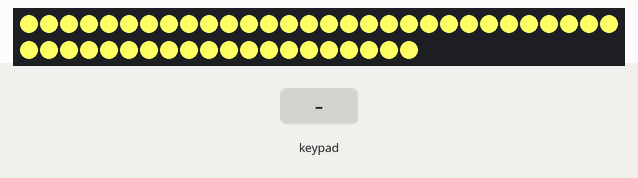
This sketch was run on a simulated Arduino Uno, built with avr-gcc and run on an emulated ATmega328P. Shown: 50 RGB LEDs in strip order, left to right, continuing on the next row. The inputs (shaded band) are chosen by the test bench.

Above: at 1.2 s.
1.3 s: key '#' pressed
At 1.55 s:
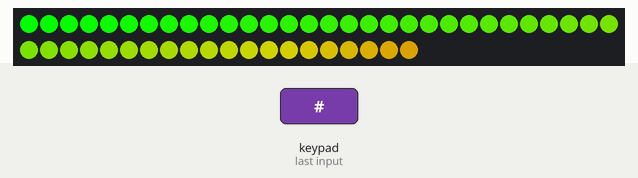
3.8 s: keypad keys 8 7 6 5 # pressed 0.4 s apart
At 4.86 s:
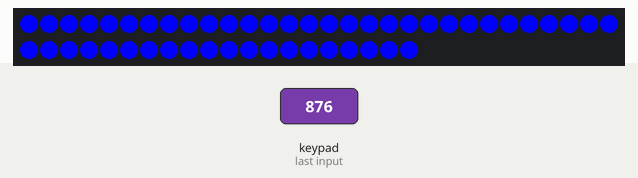
7.3 s: key '9' pressed
At 7.36 s:
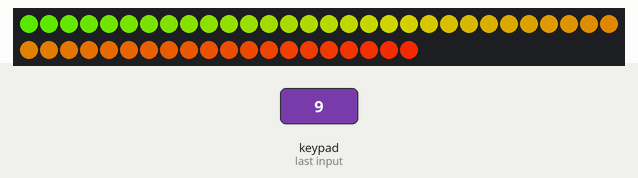
9.0 s: keypad keys 4 3 2 # pressed 0.4 s apart
At 10.79 s:
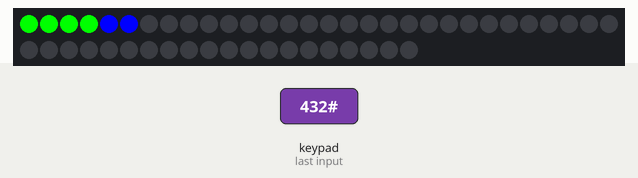
12.1 s: key '8' pressed
At 12.16 s:
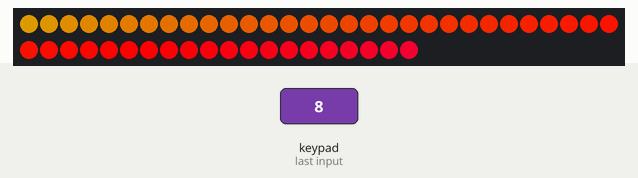
13.8 s: keypad keys 1 3 9 7 # pressed 0.4 s apart
At 17.8 s:
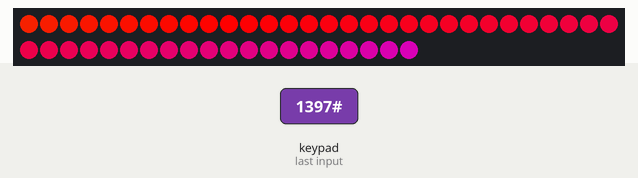

The sketch:

AmbiVogelhaus.ino
```cpp
#include <Adafruit_WS2801.h>
#include <Keypad.h>
#include <Key.h>

// Keyboard Definition
const byte ROWS = 4; //four rows
const byte COLS = 3; //three columns
char keys[ROWS][COLS] = {
  {'1','2','3'},
  {'4','5','6'},
  {'7','8','9'},
  {'*','0','#'}
};
byte rowPins[ROWS] = {8, 7, 6, 5}; //connect to the row pinouts of the keypad
byte colPins[COLS] = {4, 3, 2}; //connect to the column pinouts of the keypad

Keypad keypad = Keypad( makeKeymap(keys), rowPins, colPins, ROWS, COLS );


// LED Definition
int dataPin = 12;
int clockPin = 13;
char lastKey;
char nextKey;

Adafruit_WS2801 strip = Adafruit_WS2801(50, dataPin, clockPin);

void setup() {
  Serial.begin(9600);
  strip.begin();
  strip.show();
  nextKey = '0';
  //colorSwitch(Color(255, 255, 0));  // white fill
}

void loop() {
  checkKey();
  delay(100);
}

void checkKey(){
  char key = keypad.getKey();
  if (key != NO_KEY){
    lastKey = key;
    nextKey = key;
  }
  PerformAction(nextKey);
}

void PerformAction(char key){
  switch (key) {
    case '1':
      colorWipe(Color(255, 0, 0), 50);  // red
      break;
    case '2':
      colorWipe(Color(0, 255, 0), 50);  // green
      break;
    case '3':
      colorWipe(Color(0, 0, 255), 50);  // blue
      break;
    case '4':
      colorBlink(Color(255, 0, 0), 200);  // red
      break;
    case '5':
      colorBlink(Color(0, 255, 0), 200);  // green
      break;
    case '6':
      colorBlink(Color(0, 0, 255), 200);  // blue
      break;
    case '7':
      colorRun(Color(255, 0, 0), 50);  // red
      break;
    case '8':
      colorRun(Color(0, 255, 0), 50);  // green
      break;
    case '9':
      colorRun(Color(0, 0, 255), 50);  // blue
      break;
    case '0':
      colorSwitch(Color(255, 255, 100));  // white
      break;
    case '#':
      rainbow(20);
      //colorRun(Color(255, 0, 0), 50);  // red
      //colorRun(Color(0, 255, 0), 50);  // green
      //colorRun(Color(0, 0, 255), 50);  // blue
      break;
    case '*':
      rainbowCycle(20);
      break;
    default:
      colorSwitch(Color(255, 255, 255));  // white fill
      break;
  }
}

void rainbow(uint8_t wait) {
  int i, j;
  char key;
  for (j=0; j < 256; j++) {     // 3 cycles of all 256 colors in the wheel
    for (i=0; i < strip.numPixels(); i++) {
      strip.setPixelColor(i, Wheel( (i + j) % 255));
    }
    strip.show();   // write all the pixels out
    key = keypad.getKey();
    if(key != NO_KEY){
      if(key != lastKey){
        nextKey = key;
        break;
      }
    }
    delay(wait);
  }
}

void rainbowCycle(uint8_t wait) {
  int i, j;
  char key;

  for (j=0; j < 256 * 5; j++) {     // 5 cycles of all 25 colors in the wheel
    for (i=0; i < strip.numPixels(); i++) {
      // tricky math! we use each pixel as a fraction of the full 96-color wheel
      // (thats the i / strip.numPixels() part)
      // Then add in j which makes the colors go around per pixel
      // the % 96 is to make the wheel cycle around
      strip.setPixelColor(i, Wheel( ((i * 256 / strip.numPixels()) + j) % 256) );
    }
    strip.show();   // write all the pixels out
    key = keypad.getKey();
    if(key != NO_KEY){
      if(key != lastKey){
        nextKey = key;
        break;
      }
    }
    delay(wait);
  }
}

void colorSwitch(uint32_t c) {
  int i;


  for (i=0; i < strip.numPixels(); i++) {
      strip.setPixelColor(i, c);
  }
  strip.show();
}


void colorWipe(uint32_t c, uint8_t wait) {
  int i;
  char key;

  for (i=0; i < strip.numPixels(); i++) {
      strip.setPixelColor(i, c);
      strip.show();
      key = keypad.getKey();
      if(key != NO_KEY){
        if(key != lastKey){
          nextKey = key;
          break;
        }
      }
      delay(wait);
  }
}

void colorRun(uint32_t c, uint8_t wait) {
  int i;
  char key;

  for (i=0; i < strip.numPixels(); i++) {
      strip.setPixelColor(i, c);
      if(i != 0)
      {
        strip.setPixelColor(i-5, 0);
      }
      strip.show();
      key = keypad.getKey();
      if(key != NO_KEY){
        if(key != lastKey){
          nextKey = key;
          break;
        }
      }
      delay(wait);
  }
  colorSwitch(0);
}

void colorBlink(uint32_t c, uint8_t wait) {
  colorSwitch(c);
  delay(wait);
  colorSwitch(0);
}

/* Helper functions */
// Create a 24 bit color value from R,G,B
uint32_t Color(byte r, byte g, byte b)
{
  uint32_t c;
  c = r;
  c <<= 8;
  c |= g;
  c <<= 8;
  c |= b;
  return c;
}

//Input a value 0 to 255 to get a color value.
//The colours are a transition r - g -b - back to r
uint32_t Wheel(byte WheelPos)
{
  if (WheelPos < 85) {
   return Color(WheelPos * 3, 255 - WheelPos * 3, 0);
  } else if (WheelPos < 170) {
   WheelPos -= 85;
   return Color(255 - WheelPos * 3, 0, WheelPos * 3);
  } else {
   WheelPos -= 170;
   return Color(0, WheelPos * 3, 255 - WheelPos * 3);
  }
}
```

Measured:
- after the input at 1.3 s, the LEDs: change after 0.11 s (image 1)
